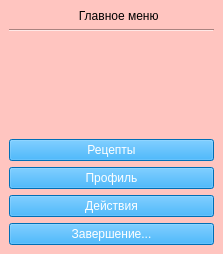
<?xml version="1.0" encoding="UTF-8"?>
<ui version="4.0">
 <class>MainWindow</class>
 <widget class="QMainWindow" name="MainWindow">
  <property name="geometry">
   <rect>
    <x>0</x>
    <y>0</y>
    <width>223</width>
    <height>254</height>
   </rect>
  </property>
  <property name="windowTitle">
   <string>MainWindow</string>
  </property>
  <property name="styleSheet">
   <string notr="true">background-color: rgb(255, 197, 192);</string>
  </property>
  <widget class="QWidget" name="centralwidget">
   <layout class="QVBoxLayout" name="verticalLayout_2">
    <item>
     <widget class="QLabel" name="label">
      <property name="text">
       <string>                     Главное меню</string>
      </property>
     </widget>
    </item>
    <item>
     <widget class="Line" name="line">
      <property name="orientation">
       <enum>Qt::Horizontal</enum>
      </property>
     </widget>
    </item>
    <item>
     <spacer name="verticalSpacer">
      <property name="orientation">
       <enum>Qt::Vertical</enum>
      </property>
      <property name="sizeHint" stdset="0">
       <size>
        <width>20</width>
        <height>40</height>
       </size>
      </property>
     </spacer>
    </item>
    <item>
     <widget class="QPushButton" name="pushButton">
      <property name="styleSheet">
       <string notr="true">background-color: rgb(0, 156, 255);
color: rgb(255, 255, 255);</string>
      </property>
      <property name="text">
       <string>Рецепты</string>
      </property>
     </widget>
    </item>
    <item>
     <widget class="QPushButton" name="pushButton_2">
      <property name="styleSheet">
       <string notr="true">background-color: rgb(0, 156, 255);
color: rgb(255, 255, 255);</string>
      </property>
      <property name="text">
       <string>Профиль</string>
      </property>
     </widget>
    </item>
    <item>
     <widget class="QPushButton" name="pushButton_3">
      <property name="styleSheet">
       <string notr="true">background-color: rgb(0, 156, 255);
color: rgb(255, 255, 255);</string>
      </property>
      <property name="text">
       <string>Действия</string>
      </property>
     </widget>
    </item>
    <item>
     <widget class="QPushButton" name="pushButton_4">
      <property name="styleSheet">
       <string notr="true">background-color: rgb(0, 156, 255);
color: rgb(255, 255, 255);</string>
      </property>
      <property name="text">
       <string>Завершение...</string>
      </property>
     </widget>
    </item>
   </layout>
  </widget>
 </widget>
 <resources/>
 <connections/>
</ui>
